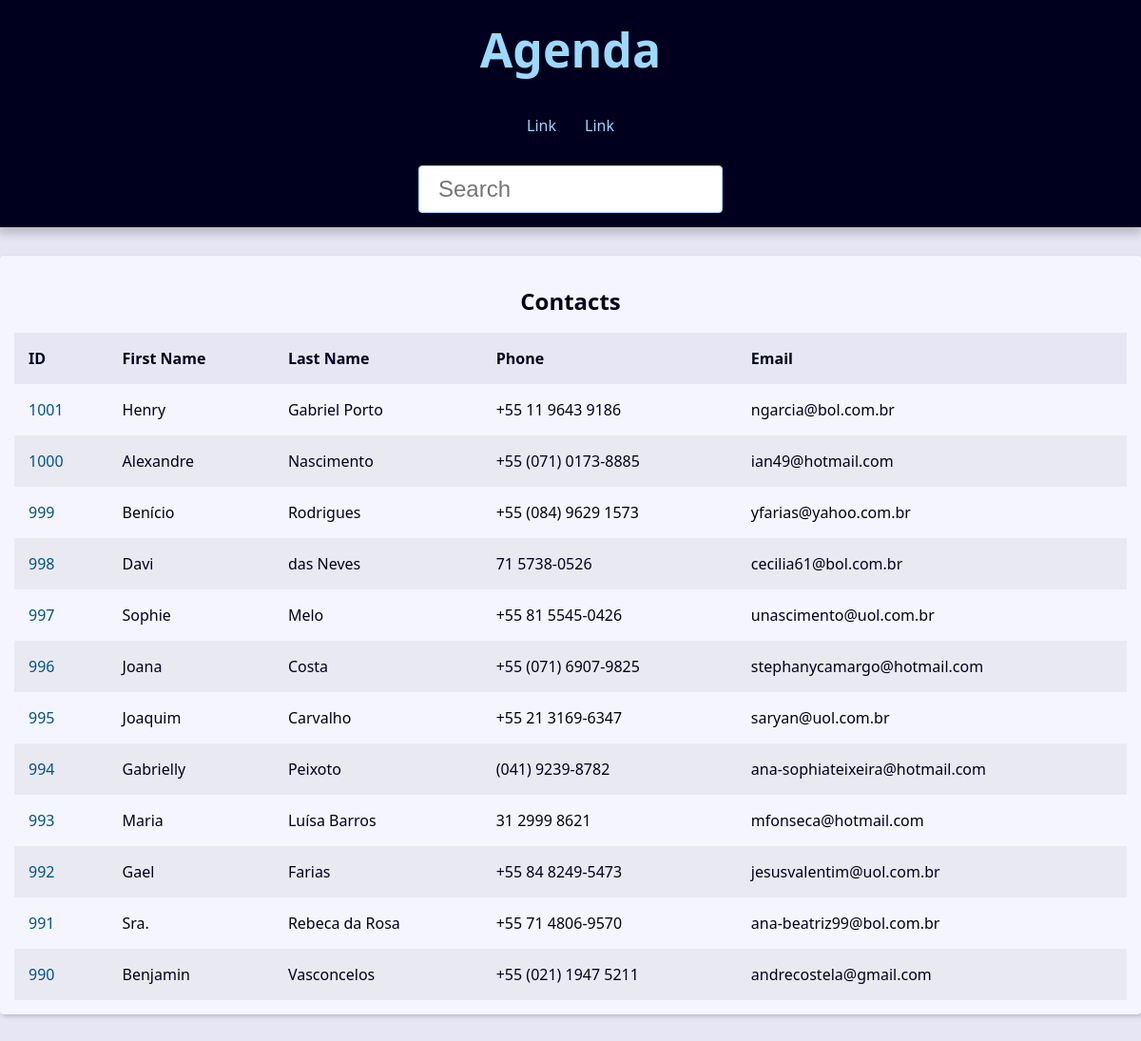
The page / on the database its author committed.
### contact/models.py (models this page shows, shortened)
class Contact(models.Model):
    first_name = models.CharField(max_length=50)
    last_name = models.CharField(max_length=50, blank=True)
    phone = models.CharField(max_length=50)
    email = models.EmailField(max_length=254, blank=True)
    created_date = models.DateTimeField(default=timezone.now)
    description = models.TextField(blank=True)
    show = models.BooleanField(default=True)
    picture = models.ImageField(blank=True, upload_to='pictures/%Y/%m/')
    category = models.ForeignKey(Category, on_delete=models.SET_NULL, blank=True, null=True)
    owner = models.ForeignKey(User, on_delete=models.SET_NULL, blank=True, null=True)

### contact/views/contact_views.py (the view)
# urls.py: path('', views.index, name='index'),  # type:ignore
def index(request):
    contacts = Contact.objects.filter(show=True).order_by('-id')[:12]
    context = {
        'contacts': contacts,
        'site_title': 'Contatos - '
    }
    return render(request,
                  'contact/index.html',
                  context
                  )

### contact/templates/contact/index.html
{% extends "global/base.html" %}
{% block content %}
    <div class="responsive-table">
        <table class="contacts-table">
            <caption class="table-caption">
                Contacts
            </caption>
            <thead>
                <tr class="table-row table-row-header">
                    <th class="table-header">ID</th>
                    <th class="table-header">First Name</th>
                    <th class="table-header">Last Name</th>
                    <th class="table-header">Phone</th>
                    <th class="table-header">Email</th>
                </tr>
            </thead>
            <tbody>
                {% for contact in contacts %}
                    <tr class="table-row">
                        <td class="table-cel">
                            <a href="{% url 'contact:contact' contact.id %}" class="table-link">
                                {{ contact.id }}
                            </a>
                        </td>
                        <td class="table-cel">
                            {{ contact.first_name }}
                        </td>
                        <td class="table-cel">
                            {{ contact.last_name }}
                        </td>
                        <td class="table-cel">
                            {{ contact.phone }}
                        </td>
                        <td class="table-cel">
                            {{ contact.email }}
                        </td>
                    </tr>
                {% endfor %}
            </tbody>
        </table>
    </div>
{% endblock content %}

### base_static/global/css/styles.css (style rules this page uses)
:root { --spacing: 1.5rem; --link-dark-color: rgb(0, 83, 134); --link-light-color: rgb(156, 217, 255); --clr-white: rgb(245, 245, 255); --clr-black: rgb(0, 0, 30); --clr-light-gray: rgb(230, 230, 245); --clr-dark-shadow-5: rgba(0, 0, 10, 5%); --clr-dark-shadow-10: rgba(0, 0, 10, 10%); --clr-dark-shadow-20: rgba(0, 0, 10, 20%); --clr-light-shadow-5: rgba(200, 200, 255, 5%); --clr-light-shadow-10: rgba(200, 200, 255, 10%); --clr-light-shadow-20: rgba(200, 200, 255, 20%); --main-page-width: 120rem; --table-min-width: 60rem; --biggest-font-size: 5rem; --bigger-font-size: 4rem; --big-font-size: 3.2rem; --medium-font-size: 2.4rem; --small-font-size: 1.6rem; --smaller-font-size: 1.4rem; --smallest-font-size: 1.2rem; --transition-fast: 300ms; --transition-medium: 600ms; --transition-slow: 1s; --default-border-radius: 4px; }
*, *::before, *::after { margin: 0; padding: 0; box-sizing: border-box; }
html { font-size: 62.5%; }
body { font-family: system-ui, -apple-system, BlinkMacSystemFont, 'Segoe UI', Roboto, Oxygen, Ubuntu, Cantarell, 'Open Sans', 'Helvetica Neue', sans-serif; line-height: 1.5; font-size: var(--small-font-size); color: var(--clr-black); -webkit-font-smoothing: antialiased; background: var(--clr-light-gray); }
.responsive-table { width: 100%; overflow-x: auto; }
.contacts-table { width: 100%; min-width: var(--table-min-width); border-collapse: collapse; }
.table-caption { font-size: var(--medium-font-size); font-weight: bold; padding: var(--spacing); }
.table-row { text-align: left; text-overflow: ellipsis; transition: background-color var(--transition-fast) ease-in-out; }
.table-row:nth-of-type(2n) { background: var(--clr-dark-shadow-5); }
.table-row-header { background: var(--clr-light-gray); color: var(--clr-black); }
.table-cel, .table-header { padding: var(--spacing); }
.table-link { color: var(--link-dark-color); transition: color var(--transition-fast) ease-in-out; text-decoration: none; }

### rows shown on the page
Contact: id "1001", first_name "Henry", last_name "Gabriel Porto", phone "+55 11 9643 9186", email "ngarcia@bol.com.br"
Contact: id "1000", first_name "Alexandre", last_name "Nascimento", phone "+55 (071) 0173-8885", email "ian49@hotmail.com"
Contact: id "999", first_name "Benício", last_name "Rodrigues", phone "+55 (084) 9629 1573", email "yfarias@yahoo.com.br"
Contact: id "998", first_name "Davi", last_name "das Neves", phone "71 5738-0526", email "cecilia61@bol.com.br"
Contact: id "997", first_name "Sophie", last_name "Melo", phone "+55 81 5545-0426", email "unascimento@uol.com.br"
Contact: id "996", first_name "Joana", last_name "Costa", phone "+55 (071) 6907-9825", email "stephanycamargo@hotmail.com"
Contact: id "995", first_name "Joaquim", last_name "Carvalho", phone "+55 21 3169-6347", email "saryan@uol.com.br"
Contact: id "994", first_name "Gabrielly", last_name "Peixoto", phone "(041) 9239-8782", email "ana-sophiateixeira@hotmail.com"
Contact: id "993", first_name "Maria", last_name "Luísa Barros", phone "31 2999 8621", email "mfonseca@hotmail.com"
Contact: id "992", first_name "Gael", last_name "Farias", phone "+55 84 8249-5473", email "jesusvalentim@uol.com.br"
Contact: id "991", first_name "Sra.", last_name "Rebeca da Rosa", phone "+55 71 4806-9570", email "ana-beatriz99@bol.com.br"
Contact: id "990", first_name "Benjamin", last_name "Vasconcelos", phone "+55 (021) 1947 5211", email "andrecostela@gmail.com"
